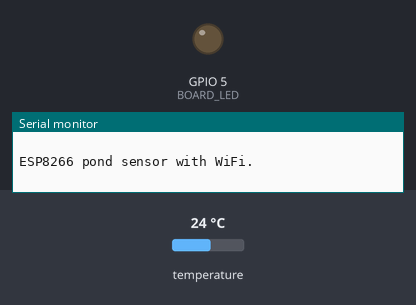
Recording of a sketch running on a simulated ESP8266 (NodeMCU). Parts: output pins drawn as LEDs (lit = HIGH), the last lines printed to the serial monitor. Inputs (shaded band) come from the test bench; at power-on: temperature 24 °C. WiFi joins after 1.5 s; servers stay silent unless stated; no MQTT or app messages arrive unless stated.

Above: at 0.1 s.
At 3.5 s:
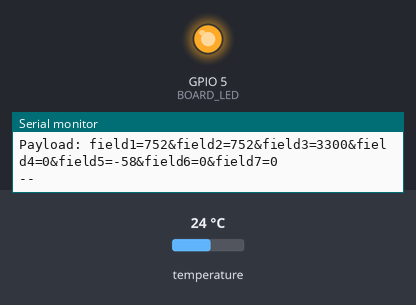
Timing chart, 0 to 5.5 s (numbered marks = the images above):
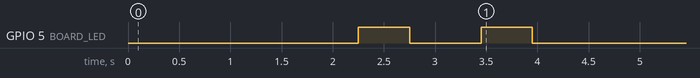

Measured:
- by itself, GPIO 5 (BOARD_LED): HIGH → LOW at 2.8 s, → HIGH 0.70 s later, → LOW 0.50 s later

The sketch:

ESP-WiFi-DS18B20-Temp-Sensor.ino
```cpp
/**
   WiFi connected temperature sensor
   https://github.com/Andy4495/ESP-WiFi-DS18B20-Temp-Sensor

   1.0 - 03/24/2019 - A.T. - Original.
   1.1 - 04/11/2019 - A.T. - Add error checking to DS18B20 readings
   1.2 - 08/23/2020 - A.T. - Add support for second DS18B20
   2.0 - 09/23/2021 - A.T. - Update to use Thingspeaks updated MQTT3 API in R2021a:
                             Use per-device authentication instead of user authentication
                             In addition to code changes and updated comments in this file,
                             API-specific changes were made in
                             MQTT_private_config.h and MQTT_private_feeds.h
   2.1 - 06/20/2022 - A.T. - Clarifications.
*/

/**
   Temperature sensor for fish pond and turtle pond.
   - Implemented on ESP8266 using SparkFun ESP8266 ThingDev
   - Uses 2x DS18B20 submergible temperature sensor
   - Connectes to ThingSpeak IoT platform using WiFi
**/
/**
   EXTERNAL LIBRARIES:
   - For MQTT, this library uses a modified version of https://github.com/adafruit/Adafruit_MQTT_Library:
    - https://github.com/Andy4495/Adafruit_MQTT_Library-1.3.0
   - https://github.com/PaulStoffregen/OneWire
*/

#define SKETCH_DEBUG   // Comment this line out to save RAM and program space.

#define NETWORK_ENABLED

#ifdef SKETCH_DEBUG
#define SKETCH_PRINT(...) { Serial.print(__VA_ARGS__); }
#define SKETCH_PRINTLN(...) { Serial.println(__VA_ARGS__); }
#else
#define SKETCH_PRINT(...) {}
#define SKETCH_PRINTLN(...) {}
#endif

#define BOARD_LED 5       // On ThingDev, LED is connected to Pin 5
#define DS18B20_SIGNAL_PIN  4
#define MAX_RETRIES 20    // Retry attempts if error reading sensor

#include <ESP8266WiFi.h>
ADC_MODE(ADC_VCC);  // This macro is needed in order to use getVcc()
#include <OneWire.h>              // https://github.com/PaulStoffregen/OneWire
#include "Adafruit_MQTT.h"        // https://github.com/Andy4495/Adafruit_MQTT_Library-1.3.0
#include "Adafruit_MQTT_Client.h" // https://github.com/Andy4495/Adafruit_MQTT_Library-1.3.0
#include "MQTT_private_config.h"
/* The MQTT_private_config.h file needs to include the following definitions
   specific to your configuration:
     byte mac[] = {6 byte MAC address for ethernet card};
     const char* ssid = "Your WiFi SSID";     // SSID of the WiFi network you will connectd to
     const char* password = "WiFi-password";  // Password to the WiFi network you will connect to

     #define TS_SERVER        "address of your MQTT server (e.g. mqtt3.thingspeak.com)"
     #define TS_SERVERPORT    Port number of your MQTT server, e.g. 1883
     #define TS_CLIENTID      "Client ID for your ThingSpeak MQTT device (typically same as Username)"
     #define TS_USERNAME      "Username for your ThingSpeak MQTT device"
     #define TS_KEY           "Password for your ThingSpeak MQTT device"
   Also, #define CHANNEL_IDs for each of your sensors
*/
WiFiClient client_ts;
Adafruit_MQTT_Client thingspeak(&client_ts, TS_SERVER, TS_SERVERPORT, TS_CLIENTID, TS_USERNAME, TS_KEY);
#define PAYLOADSIZE 132
char payload[PAYLOADSIZE];    // MQTT payload string
#define FIELDBUFFERSIZE 20
char fieldBuffer[FIELDBUFFERSIZE];  // Temporary buffer to construct a single field of payload string

struct PondData {
  int             MSP_T;          // Tenth degrees F
  int             Submerged_T;    // Tenth degrees F
  unsigned int    Batt_mV;        // milliVolts
  int             WiFi_RSSI;      // --> Redefined to indicate WiFi RSSI
  int             Aerator_Status; // Unimplemented
  unsigned long   Loops;          // --> Redefined to indicate number of times through loop()
  int             Battery_T;      // Tenth degrees F
};

// -----------------------------------------------------------------------------
/**
    Global data
*/

PondData ponddata;
int lostConnectionCount = 0;
unsigned long numberOfLoops = 0;
int gettemp_reset_count = 0;
int readscratch_reset_count = 0;
int crc_count = 0;
int fish_read_error_count;
int turtle_read_error_count;

OneWire  ds18b20(DS18B20_SIGNAL_PIN);  // Requires a 4.7K pull-up resistor
byte fishThermometer[8]     = { 0x28, 0x95, 0x5C, 0x37, 0x0A, 0x00, 0x00, 0x54 };
byte turtleThermometer[8]   = { 0x28, 0xDC, 0xAC, 0x88, 0x0A, 0x00, 0x00, 0x1A };
uint8_t scratchpad[9];
// OneWire commands
#define GETTEMP         0x44  // Tells device to take a temperature reading and put it on the scratchpad
#define COPYSCRATCH     0x48  // Copy EEPROM
#define READSCRATCH     0xBE  // Read EEPROM
#define WRITESCRATCH    0x4E  // Write to EEPROM
// Scratchpad locations
#define TEMP_LSB        0
#define TEMP_MSB        1
#define HIGH_ALARM_TEMP 2
#define LOW_ALARM_TEMP  3
#define CONFIGURATION   4
#define INTERNAL_BYTE   5
#define COUNT_REMAIN    6
#define COUNT_PER_C     7
#define SCRATCHPAD_CRC  8
// Device resolution
#define TEMP_9_BIT  0x1F //  9 bit
#define TEMP_10_BIT 0x3F // 10 bit
#define TEMP_11_BIT 0x5F // 11 bit
#define TEMP_12_BIT 0x7F // 12 bit

/***** MQTT publishing feeds *****
   The file "MQTT_publishing_feeds.h" needs to include the feed/channel definitions
   specific to your configuration.
*/
#include "MQTT_publishing_feeds.h"

void setup()
{
  pinMode(BOARD_LED, OUTPUT);       // Note that ESP Thing LED has reverse polarity

  // Setup serial for status printing.
#ifdef SKETCH_DEBUG
  Serial.begin(9600);
#endif

  SKETCH_PRINTLN(F(" "));
  SKETCH_PRINTLN(F("ESP8266 pond sensor with WiFi."));
  delay(500);

  SKETCH_PRINTLN(F("Starting WiFi..."));
  WiFi.mode(WIFI_STA);
  WiFi.begin(ssid, password);
  while ( WiFi.status() != WL_CONNECTED) {
    // print dots while we wait to connect
    SKETCH_PRINT(".");
    delay(300);
  }

  SKETCH_PRINTLN("\nYou're connected to the network");
  SKETCH_PRINTLN("Waiting for an ip address");

  while (WiFi.localIP() == INADDR_NONE) {
    // print dots while we wait for an ip addresss
    SKETCH_PRINT(".");
    delay(300);
  }

  SKETCH_PRINTLN(F("WiFi enabled."));
  digitalWrite(BOARD_LED, LOW);

#ifdef SKETCH_DEBUG
  printWifiStatus();
#endif

  SKETCH_PRINTLN("Attempting to connect to Thingspeak...");
  MQTT_connect();

  digitalWrite(BOARD_LED, HIGH);
  delay(500);
  digitalWrite(BOARD_LED, LOW);

  set_resolution_10_bit(fishThermometer);
  set_resolution_10_bit(turtleThermometer);
}  // setup()

void loop()
{
  // Ensure the connection to the MQTT server is alive (this will make the first
  // connection and automatically reconnect when disconnected).
  MQTT_connect();

  process_fishdata();
  process_turtledata();
  build_MQTT_message();

  SKETCH_PRINTLN(F("--"));
  digitalWrite(BOARD_LED, HIGH);
  delay(500);
  digitalWrite(BOARD_LED, LOW);

  // ping the server to keep the mqtt connection alive
  if (! thingspeak.ping()) {
    thingspeak.disconnect();
    SKETCH_PRINTLN(F("ThingSpeak MQTT ping failed, disconnecting."));

  }

  numberOfLoops++;
  delay(3UL * 60UL * 1000UL);
}

void setResolution(uint8_t resolution, byte* address) {
  ds18b20.reset();
  ds18b20.select(address);
  ds18b20.write(WRITESCRATCH);             // no parasitic power (2nd argument defaults to zero)

  scratchpad[CONFIGURATION] = resolution;  // Set the resolution value. Don't care about TH and TL, so don't bother setting.

  for (int i = HIGH_ALARM_TEMP; i <= CONFIGURATION; i++) {  // 3 bytes required for the WRITESCRATCH command
    ds18b20.write(scratchpad[i]);
  }

  ds18b20.reset();
  ds18b20.select(address);
  ds18b20.write(COPYSCRATCH);              // no parasitic power (2nd argument defaults to zero)

  delay(15);                               // Need a minimum of 10ms per datasheet after copy scratch
}

void process_fishdata() {
  int16_t celsius, fahrenheit;
  gettemp_reset_count = 0;
  readscratch_reset_count = 0;
  crc_count = 0;
  fish_read_error_count = 0;

  // Clear out the scratchpad
  memset(scratchpad, 0, 9);

  // Read the temperature from the DS18B20
  // Start temperature conversion
  while (crc_count < MAX_RETRIES) {
    gettemp_reset_count = 0;
    while ((ds18b20.reset() == 0) && (gettemp_reset_count < MAX_RETRIES)) {
      gettemp_reset_count++;
    }
    ds18b20.select(fishThermometer);
    ds18b20.write(GETTEMP);        // no parasitic power (2nd argument defaults to zero)
    delay(225);     // 10-bit needs 187.5 ms for conversion, add a little extra for clock inaccuracy

    // Read back the temperature
    while ((ds18b20.reset() == 0) && (readscratch_reset_count < MAX_RETRIES)) {
      readscratch_reset_count++;
    }
    ds18b20.select(fishThermometer);
    ds18b20.write(READSCRATCH);
    for ( int i = 0; i < 9; i++) {           // Only need 2 bytes to get the temperature; read all 9 bytes to calculate CRC
      scratchpad[i] = ds18b20.read();
    }
    if (OneWire::crc8(scratchpad, 8) == scratchpad[8]) break;  // Break out of while loop if CRC matches
    else crc_count++;
  } // while (crc_count < MAX_RETRIES)

  // Convert the data to actual temperature
  int16_t raw = (scratchpad[1] << 8) | scratchpad[0]; // Put the temp bytes into a 16-bit integer
  raw = raw & ~0x03;               // 10-bit resolution, so ignore 2 lsb
  // Raw result is in 16ths of a degree Celsius
  // fahrenheit = celsius * 1.8 + 32.0, but we want to use integer math
  celsius = (raw * 10) >> 4;                   // Convert to 10th degree celsius
  fahrenheit = ((celsius * 9) / 5) + 320;      // C to F using integer math (values are in tenth degrees)
  ponddata.Submerged_T = fahrenheit;
  fish_read_error_count = gettemp_reset_count + readscratch_reset_count + crc_count;
} // process_fishdata()

void process_turtledata() {
  int16_t celsius, fahrenheit;
  gettemp_reset_count = 0;
  readscratch_reset_count = 0;
  crc_count = 0;
  turtle_read_error_count = 0;

  // Clear out the scratchpad
  memset(scratchpad, 0, 9);

  // Read the temperature from the DS18B20
  // Start temperature conversion
  while (crc_count < MAX_RETRIES) {
    gettemp_reset_count = 0;
    while ((ds18b20.reset() == 0) && (gettemp_reset_count < MAX_RETRIES)) {
      gettemp_reset_count++;
    }
    ds18b20.select(turtleThermometer);
    ds18b20.write(GETTEMP);        // no parasitic power (2nd argument defaults to zero)
    delay(225);     // 10-bit needs 187.5 ms for conversion, add a little extra for clock inaccuracy

    // Read back the temperature
    while ((ds18b20.reset() == 0) && (readscratch_reset_count < MAX_RETRIES)) {
      readscratch_reset_count++;
    }
    ds18b20.select(turtleThermometer);
    ds18b20.write(READSCRATCH);
    for ( int i = 0; i < 9; i++) {           // Only need 2 bytes to get the temperature; read all 9 bytes to calculate CRC
      scratchpad[i] = ds18b20.read();
    }
    if (OneWire::crc8(scratchpad, 8) == scratchpad[8]) break;  // Break out of while loop if CRC matches
    else crc_count++;
  } // while (crc_count < MAX_RETRIES)

  // Convert the data to actual temperature
  int16_t raw = (scratchpad[1] << 8) | scratchpad[0]; // Put the temp bytes into a 16-bit integer
  raw = raw & ~0x03;               // 10-bit resolution, so ignore 2 lsb
  // Raw result is in 16ths of a degree Celsius
  // fahrenheit = celsius * 1.8 + 32.0, but we want to use integer math
  celsius = (raw * 10) >> 4;                   // Convert to 10th degree celsius
  fahrenheit = ((celsius * 9) / 5) + 320;      // C to F using integer math (values are in tenth degrees)
  ponddata.MSP_T = fahrenheit;
  turtle_read_error_count = gettemp_reset_count + readscratch_reset_count + crc_count;
} // process_turtledata()

void build_MQTT_message() {

  ponddata.WiFi_RSSI = (int) WiFi.RSSI();
  ponddata.Aerator_Status = 0;
  ponddata.Loops = numberOfLoops;
  ponddata.Battery_T = 0;

  SKETCH_PRINTLN(F("Sending pond sensor info. "));
  SKETCH_PRINT("WiFi RSSI: ");
  SKETCH_PRINTLN(ponddata.WiFi_RSSI);
  SKETCH_PRINT(F("Fish Temperature (F): "));
  SKETCH_PRINT(ponddata.Submerged_T / 10);
  SKETCH_PRINT(F("."));
  SKETCH_PRINTLN(ponddata.Submerged_T % 10);
  SKETCH_PRINT(F("Turtle Temperature (F): "));
  SKETCH_PRINT(ponddata.MSP_T / 10);
  SKETCH_PRINT(F("."));
  SKETCH_PRINTLN(ponddata.MSP_T % 10);
  ponddata.Batt_mV = ESP.getVcc();
  SKETCH_PRINT("ESP8266 Vcc: ");
  SKETCH_PRINTLN(ponddata.Batt_mV);

  payload[0] = '\0';
  BuildPayload(payload, fieldBuffer, 1, ponddata.MSP_T);
  BuildPayload(payload, fieldBuffer, 2, ponddata.Submerged_T);
  BuildPayload(payload, fieldBuffer, 3, ponddata.Batt_mV);
  BuildPayload(payload, fieldBuffer, 4, ponddata.Loops);
  BuildPayload(payload, fieldBuffer, 5, ponddata.WiFi_RSSI);
  BuildPayload(payload, fieldBuffer, 6, ponddata.Aerator_Status);
  BuildPayload(payload, fieldBuffer, 7, ponddata.Battery_T);
  if ( (fish_read_error_count > 0) || (turtle_read_error_count > 0) ) {
    BuildPayload(payload, fieldBuffer, 12, "Fish, Turt: ");
    snprintf(fieldBuffer, FIELDBUFFERSIZE, "%d, %d", fish_read_error_count, turtle_read_error_count);
    strcat(payload, fieldBuffer);
  }
  SKETCH_PRINTLN(F("Sending data to ThingSpeak..."));
  SKETCH_PRINT(F("Payload: "));
  SKETCH_PRINTLN(payload);
  if (! Pond_Sensor.publish(payload)) {
    SKETCH_PRINTLN(F("Pond_Sensor Channel Failed to ThingSpeak."));
  }
} // build_MQTT_message()

void set_resolution_10_bit(byte* address) {

  // Read scratchpad to get current resolution value
  ds18b20.reset();
  ds18b20.select(address);                    // Only one device on the bus, so don't need to bother with the address
  ds18b20.write(READSCRATCH);        // no parasitic power (2nd argument defaults to zero)

  for (int i = 0; i < 9; i++) {      // Read all 9 bytes
    scratchpad[i] = ds18b20.read();
  }

  switch (scratchpad[CONFIGURATION]) {
    case TEMP_9_BIT:
      setResolution(TEMP_10_BIT, address);         // Change resolution to 10 bits
      break;
    case TEMP_10_BIT:
      break;
    case TEMP_11_BIT:
      setResolution(TEMP_10_BIT, address);         // Change resolution to 10 bits
      break;
    case TEMP_12_BIT:
      setResolution(TEMP_10_BIT, address);         // Change resolution to 10 bits
      break;
    default:
      // Note: Unexpected CONFIG value
      break;
  }
}

// Function to connect and reconnect as necessary to the MQTT server.
// Should be called in the loop function and it will take care of connecting.
void MQTT_connect() {

  // Return if already connected.
  if (thingspeak.connected()) {
    return;
  }

  SKETCH_PRINTLN(F("MQTT Disconnected."));

  SKETCH_PRINT(F("Attempting reconnect to MQTT: "));
  SKETCH_PRINTLN(millis());
  thingspeak.connect();
}

/*******************************************************************
  // BuildPayload() functions for ThingSpeak MQTT
  // See https://www.mathworks.com/help/thingspeak/publishtoachannelfeed.html
  // Overloaded function formats data field based on parameter type.
  // Be sure to set msgBuffer[0] = '\0' to start a new payload string
  // Use fieldNum==12 to format the Status field
*******************************************************************/

// This is the "worker" version that is called by all other versions of the function
// It is also used if a string is already available and does not need to be converted
void BuildPayload(char* msgBuffer, int fieldNum, char* dataField) {
  char  numBuffer[4];
  numBuffer[0] = '\0';

  if (fieldNum < 9) {
    if (msgBuffer[0] == '\0')
      strcat(msgBuffer, "field");
    else
      strcat(msgBuffer, "&field");
    snprintf(numBuffer, 4, "%d", fieldNum);
    strcat(msgBuffer, numBuffer);
    strcat(msgBuffer, "=");
    strcat(msgBuffer, dataField);
  }
  else { // fieldNum >= 9
    if (msgBuffer[0] == '\0')
      strcat(msgBuffer, "status=");
    else
      strcat(msgBuffer, "&status=");
    strcat(msgBuffer, dataField);
  }
  // Note that ThingSpeak defines several other Payload Parameters beyond
  // field1-8. I have only implemented the "status" field, which is the 12th
  // paramter type in the API docs, hence, use "12" for status, even though
  // anything > 8 would work as is currently coded.
}

void BuildPayload(char* msgBuffer, char* dataFieldBuffer, int fieldNum, int data) {
  snprintf(dataFieldBuffer, FIELDBUFFERSIZE, "%d", data);
  BuildPayload(msgBuffer, fieldNum, dataFieldBuffer);
}

void BuildPayload(char* msgBuffer, char* dataFieldBuffer, int fieldNum, unsigned int data) {
  snprintf(dataFieldBuffer, FIELDBUFFERSIZE, "%u", data);
  BuildPayload(msgBuffer, fieldNum, dataFieldBuffer);
}

void BuildPayload(char* msgBuffer, char* dataFieldBuffer, int fieldNum, unsigned long data) {
  snprintf(dataFieldBuffer, FIELDBUFFERSIZE, "%lu", data);
  BuildPayload(msgBuffer, fieldNum, dataFieldBuffer);
}

void BuildPayload(char* msgBuffer, char* dataFieldBuffer, int fieldNum, const char* data) {
  snprintf(dataFieldBuffer, FIELDBUFFERSIZE, data);
  BuildPayload(msgBuffer, fieldNum, dataFieldBuffer);
}

#ifdef SKETCH_DEBUG
void printWifiStatus() {
  // print the SSID of the network you're attached to:
  Serial.print("SSID: ");
  Serial.println(WiFi.SSID());

  // print your WiFi IP address:
  IPAddress ip = WiFi.localIP();
  Serial.print("IP Address: ");
  Serial.println(ip);

  // print the received signal strength:
  long rssi = WiFi.RSSI();
  Serial.print("signal strength (RSSI):");
  Serial.print(rssi);
  Serial.println(" dBm");
}
#endif
```

MQTT_publishing_feeds.h
```cpp
/* MQTT publishing feeds
     Each feed that you wish to publish needs to be defined below.
     - ThingSpeak Channel topics follow the form: channels/<CHANNEL_ID>/publish, for example:
         Adafruit_MQTT_Publish myChannel = Adafruit_MQTT_Publish(&mqtt,
                                        "channels/" CHANNEL_ID "/publish");
         See https://www.mathworks.com/help/thingspeak/publishtoachannelfeed.html
         See https://www.mathworks.com/help/thingspeak/release-notes.html for changes to the MQTT3
         interface included in R2021a release. The key change is that instead of using a per-channel
         API key, each publishing device has it's own device credentials.
*/

// New Thingspeak format
Adafruit_MQTT_Publish Pond_Sensor = Adafruit_MQTT_Publish(&thingspeak,
                                     "channels/" TS_POND_CHANNEL_ID "/publish");
```

Source omitted: TT_private_config-template.h (463 bytes)
